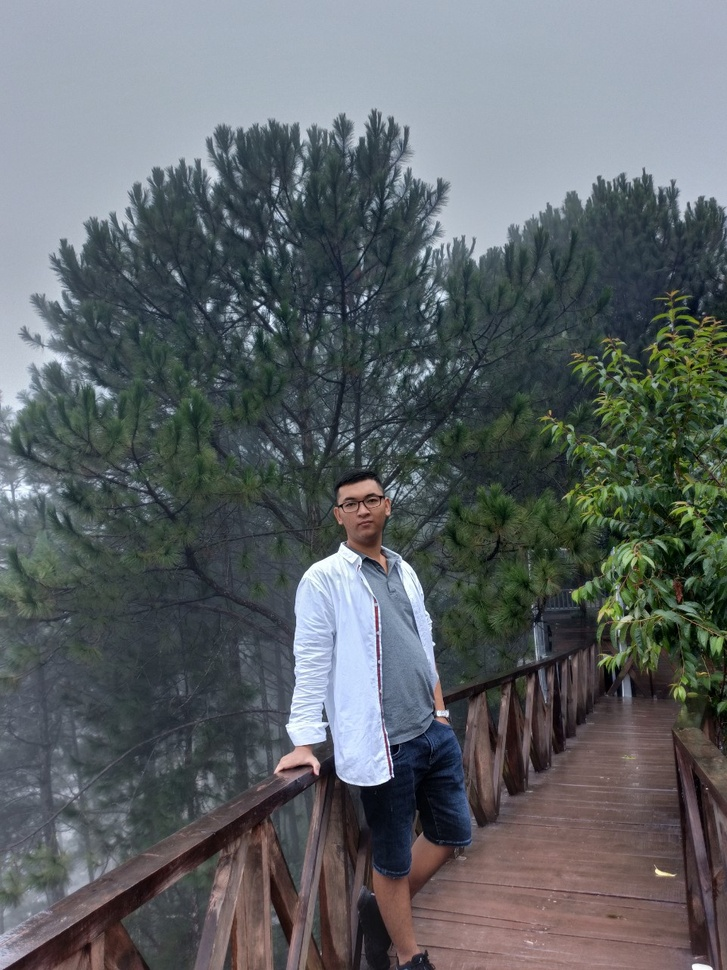
#> input picture Xử lý ảnh/pine.jpg, 727 x 970 px, shrunk from 960 x 1280 before the run
$ jupyter execute 22649011_NgoHongThong_XLA_Lab1.ipynb
#> lines starting #> are read from the running program, lines starting #| are printed output that depends on the picture
22649011 Ngô Hồng Thông

[cell 1]
import matplotlib.pyplot as plt
import numpy as np
import pandas as pd
import cv2

## 1 basic image

[cell 2]
# read img
img = plt.imread('pine.jpg')
#> img is the input picture: shape (970, 727, 3); mean R, G, B 94.2, 99.7, 102.6

[cell 3]
# show img
plt.imshow(img)

[cell 4]
# save img
plt.imsave('pineSave.png', img)

## 2 Type of image

[cell 5]
# get the shape of the image
height, width, _ = img.shape
#> height = 970; width = 727
print(f'height: {height}, width: {width}')
#| height: 970, width: 727

[cell 6]
# get the red, green, and blue channels
r = img[:, :, 0]
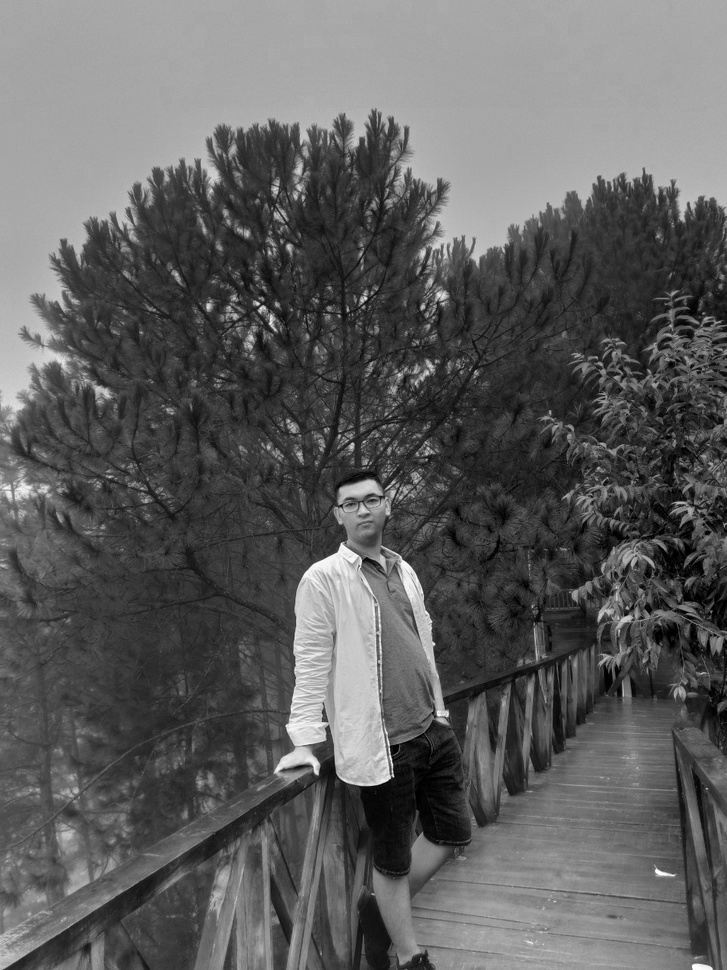
#> r: shape (970, 727); min 0, max 255, mean 94.2
g = img[:, :, 1]
b = img[:, :, 2]
print(f'r: {r.shape}, g: {g.shape}, b: {b.shape}')
#| r: (970, 727), g: (970, 727), b: (970, 727)

[cell 7]
# Binary and Grayscale Images
# convert to grayscale
gray = np.mean(img, axis=2)
print(f'gray: {gray.shape}')
#| gray: (970, 727)

[cell 8]
# color img
plt.imshow(gray, cmap='gray')

## 3 Color space

[cell 9]
# show RBG color channels in one plot
plt.figure()
plt.plot(r.flatten(), 'r', label='red')
plt.plot(g.flatten(), 'g', label='green')
plt.plot(b.flatten(), 'b', label='blue')
plt.legend()
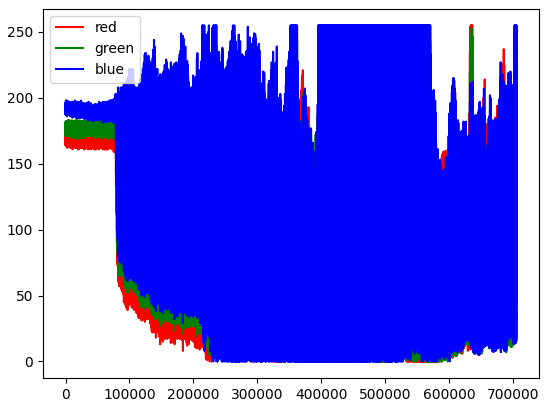
#> figure drawn by matplotlib, 1 panel; curve peaks at x = 517335, y = 255; curve peaks at x = 354781, y = 255; curve peaks at x = 214176, y = 255

[cell 10]
# HSV Images

image_rgb = cv2.cvtColor(img, cv2.COLOR_BGR2RGB)

# Convert the image from RGB to HSV
hsv = cv2.cvtColor(image_rgb, cv2.COLOR_RGB2HSV)
#> hsv: shape (970, 727, 3); mean H, S, V 44.7, 57.7, 109.7

# Split the HSV image into H, S, and V channels
h, s, v = cv2.split(hsv)
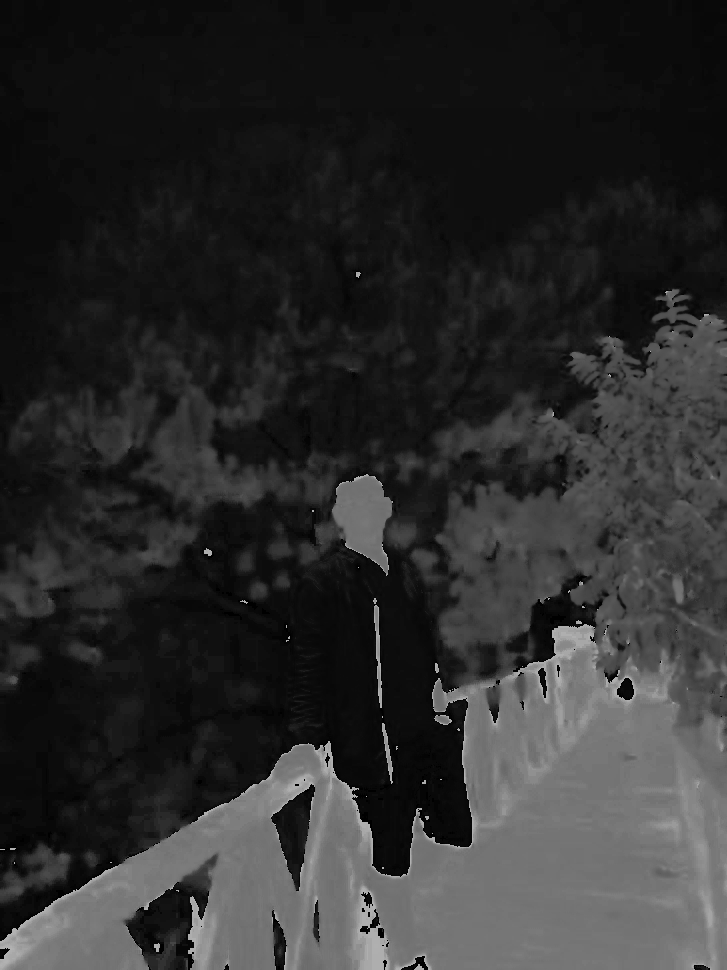
#> h: shape (970, 727); min 0, max 179, mean 44.7
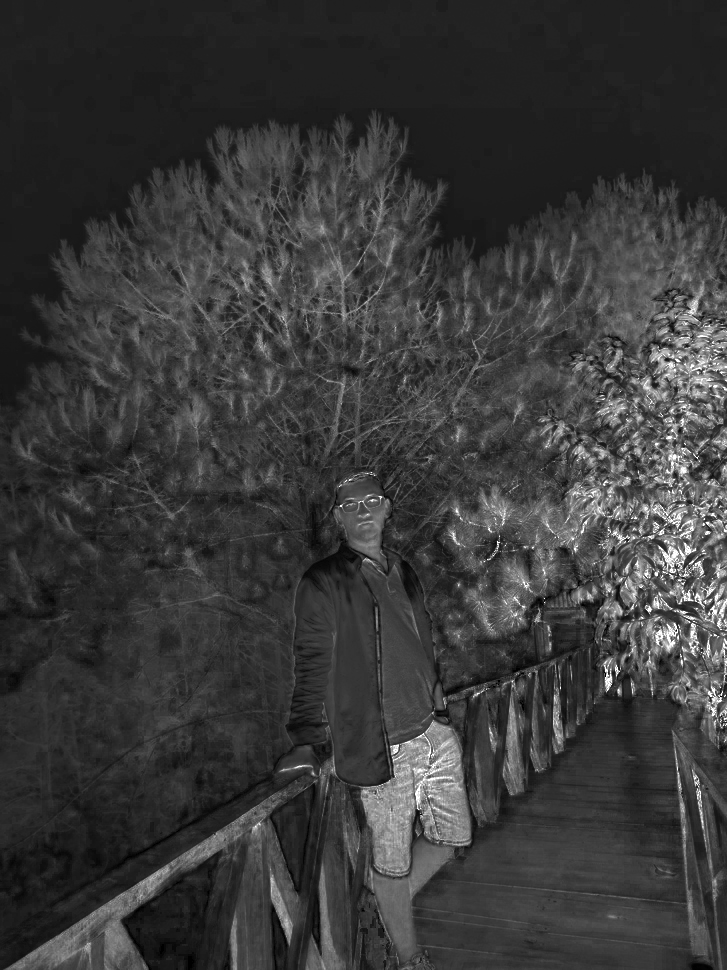
#> s: shape (970, 727); min 0, max 255, mean 57.7

# Plot the original image and the HSV channels
fig, axes = plt.subplots(1, 4, figsize=(20, 5))
axes[0].imshow(image_rgb)
axes[0].set_title("Original Image")
axes[0].axis('off')

axes[1].imshow(h, cmap='gray')
axes[1].set_title("Hue Channel")
axes[1].axis('off')

axes[2].imshow(s, cmap='gray')
axes[2].set_title("Saturation Channel")
axes[2].axis('off')

axes[3].imshow(v, cmap='gray')
axes[3].set_title("Value Channel")
axes[3].axis('off')

plt.show()
#> figure, not shown here; B, G, R data is drawn as R, G, B

[cell 11]
# Ycbcr images
# Convert the image from RGB to YCbCr
ycbcr = cv2.cvtColor(image_rgb, cv2.COLOR_RGB2YCrCb)
#> ycbcr: shape (970, 727, 3); mean of channels 0, 1, 2 99.8, 130, 124.8

# Split the YCbCr image into Y, Cb, and Cr channels
y, cb, cr = cv2.split(ycbcr)
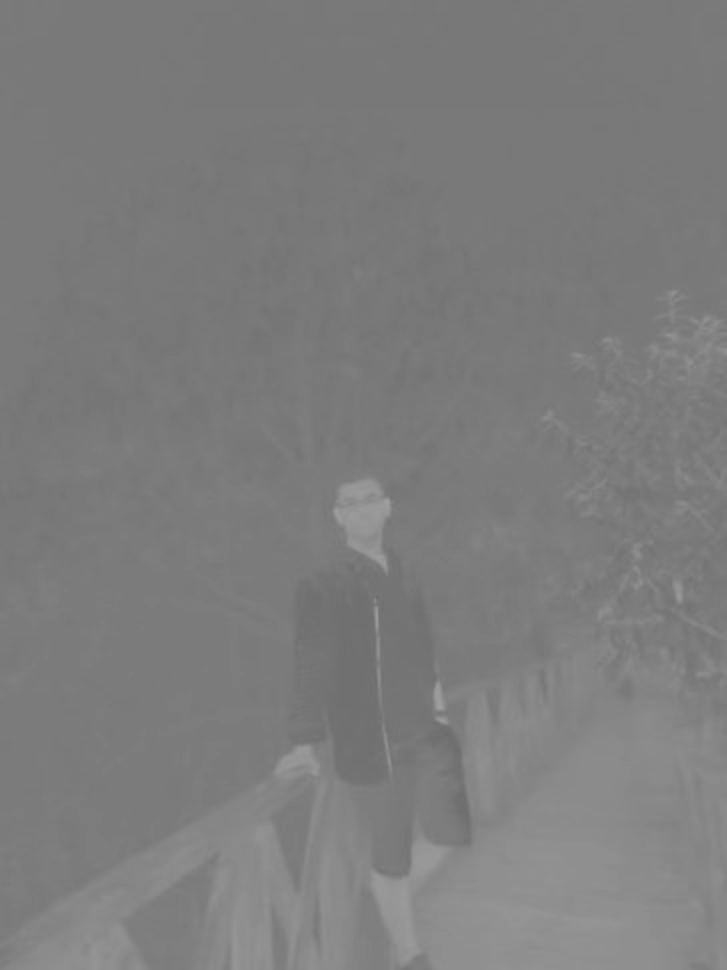
#> cr: shape (970, 727); min 107, max 161, mean 124.8

# Plot the original image and the YCbCr channels
fig, axes = plt.subplots(1, 4, figsize=(20, 5))
axes[0].imshow(image_rgb)
axes[0].set_title("Original Image")
axes[0].axis('off')

axes[1].imshow(y, cmap='gray')
axes[1].set_title("Y Channel")
axes[1].axis('off')

axes[2].imshow(cb, cmap='gray')
axes[2].set_title("Cb Channel")
axes[2].axis('off')

axes[3].imshow(cr, cmap='gray')
axes[3].set_title("Cr Channel")
axes[3].axis('off')

plt.show()
#> figure, not shown here; B, G, R data is drawn as R, G, B

## 4 Image histogram

[cell 12]
# Histograms equalization
# Convert the image to grayscale
gray = cv2.cvtColor(image_rgb, cv2.COLOR_RGB2GRAY)

# Apply histogram equalization
equalized = cv2.equalizeHist(gray)
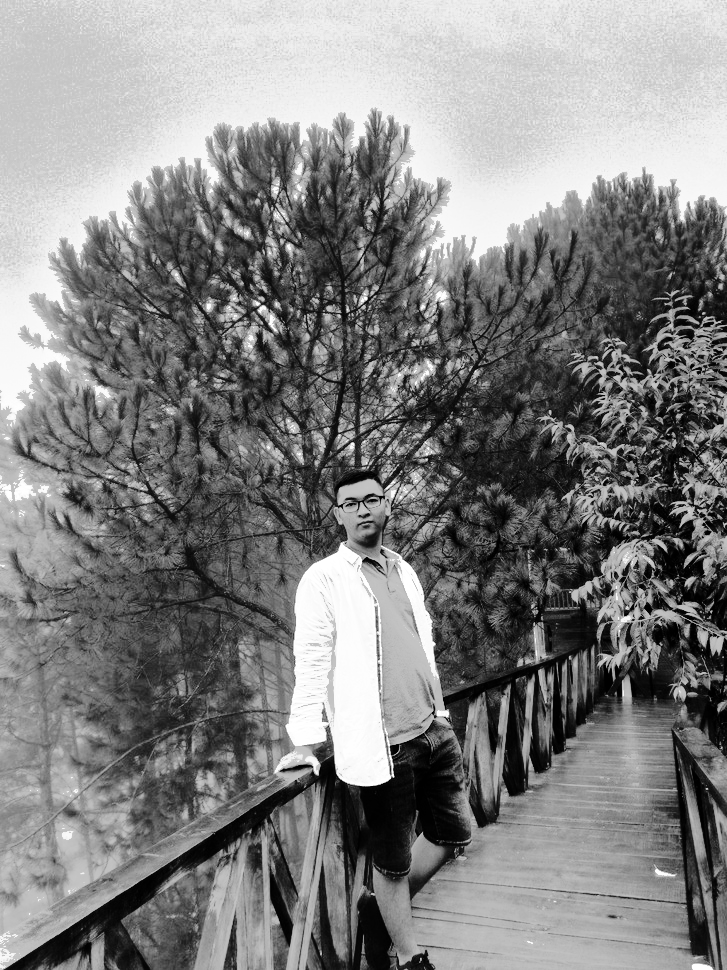
#> equalized: shape (970, 727); min 0, max 255, mean 128.7

# Plot the original and equalized images
fig, axes = plt.subplots(1, 2, figsize=(15, 5))
axes[0].imshow(gray, cmap='gray')
axes[0].set_title("Original Image")
axes[0].axis('off')

axes[1].imshow(equalized, cmap='gray')
axes[1].set_title("Equalized Image")
axes[1].axis('off')

plt.show()

[cell 13]
# Contrast limited adaptive histogram equalization (CLAHE)
# Create a CLAHE object
clahe = cv2.createCLAHE(clipLimit=2.0, tileGridSize=(8, 8))

# Apply CLAHE
clahe_img = clahe.apply(gray)
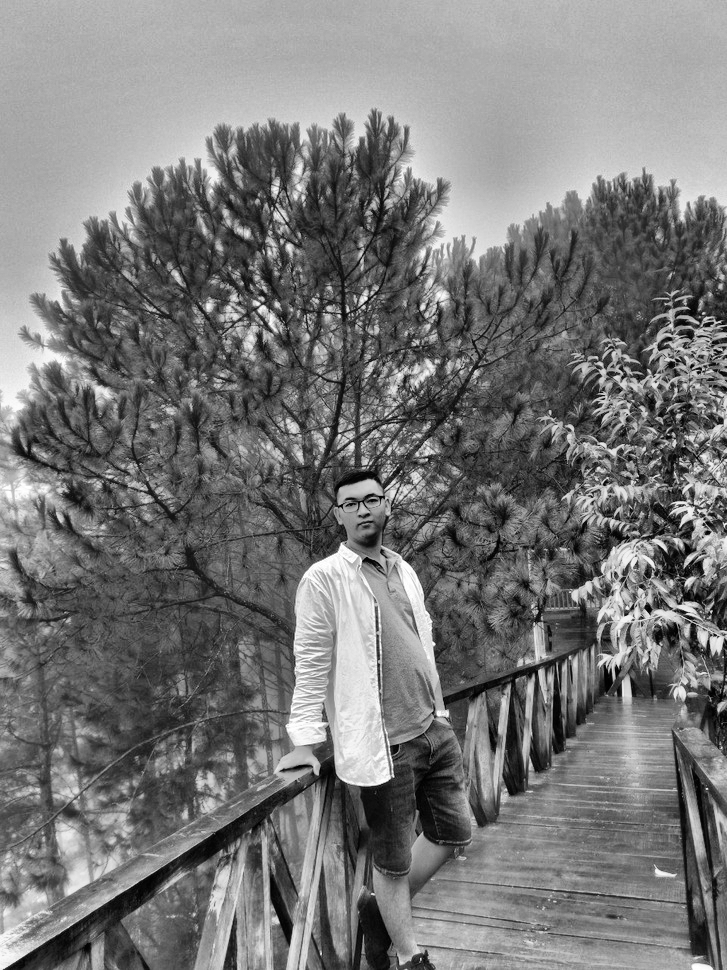
#> clahe_img: shape (970, 727); min 0, max 255, mean 119.7

# Plot the original and CLAHE images
fig, axes = plt.subplots(1, 2, figsize=(15, 5))
axes[0].imshow(gray, cmap='gray')
axes[0].set_title("Original Image")
axes[0].axis('off')

axes[1].imshow(clahe_img, cmap='gray')
axes[1].set_title("CLAHE Image")
axes[1].axis('off')

plt.show()

$ run again, with Xử lý ảnh/1.jpg copied over Xử lý ảnh/pine.jpg
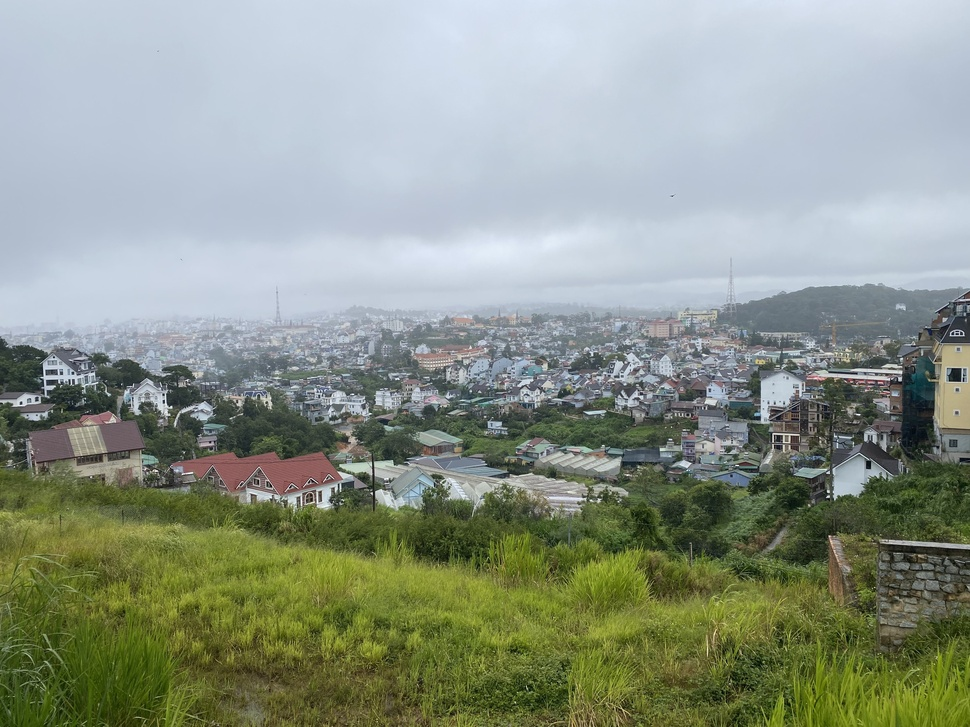
#> input picture Xử lý ảnh/1.jpg, 970 x 727 px, shrunk from 2568 x 1926 before the run
#> img is the input picture: shape (727, 970, 3); mean R, G, B 141.6, 150.8, 137.8
#| height: 727, width: 970
#| r: (727, 970), g: (727, 970), b: (727, 970)
#| gray: (727, 970)
#> hsv: shape (727, 970, 3); mean H, S, V 45.6, 69.6, 158.4
#> ycbcr: shape (727, 970, 3); mean of channels 0, 1, 2 145.8, 122.3, 125.7
#> `equalized = cv2.equalizeHist(gray)`:
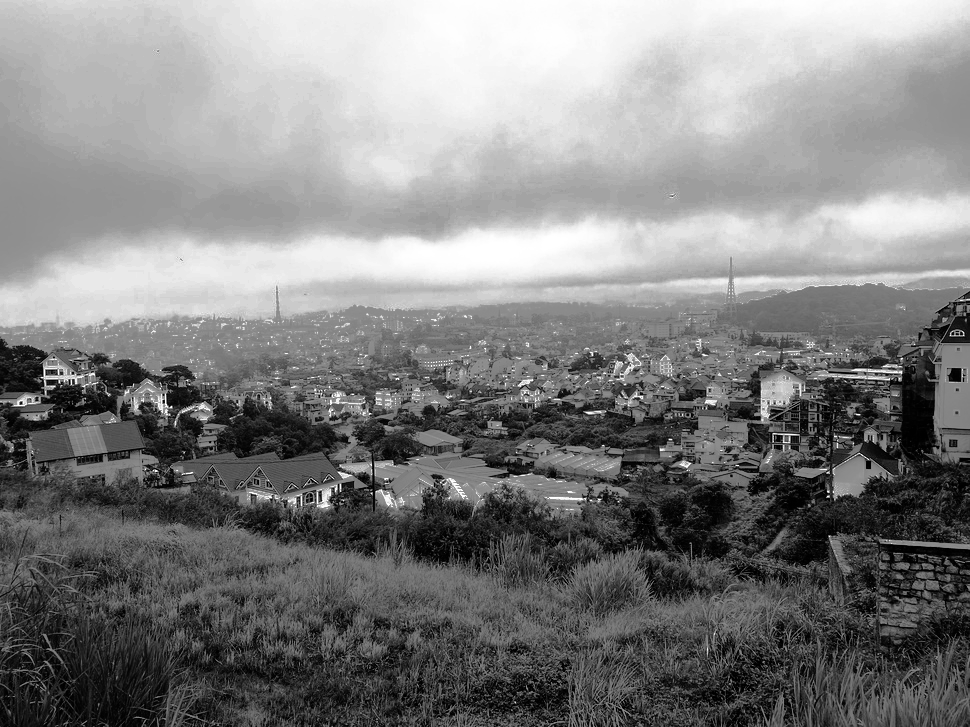
#> equalized: shape (727, 970); min 0, max 255, mean 128.7
#> `clahe_img = clahe.apply(gray)`:
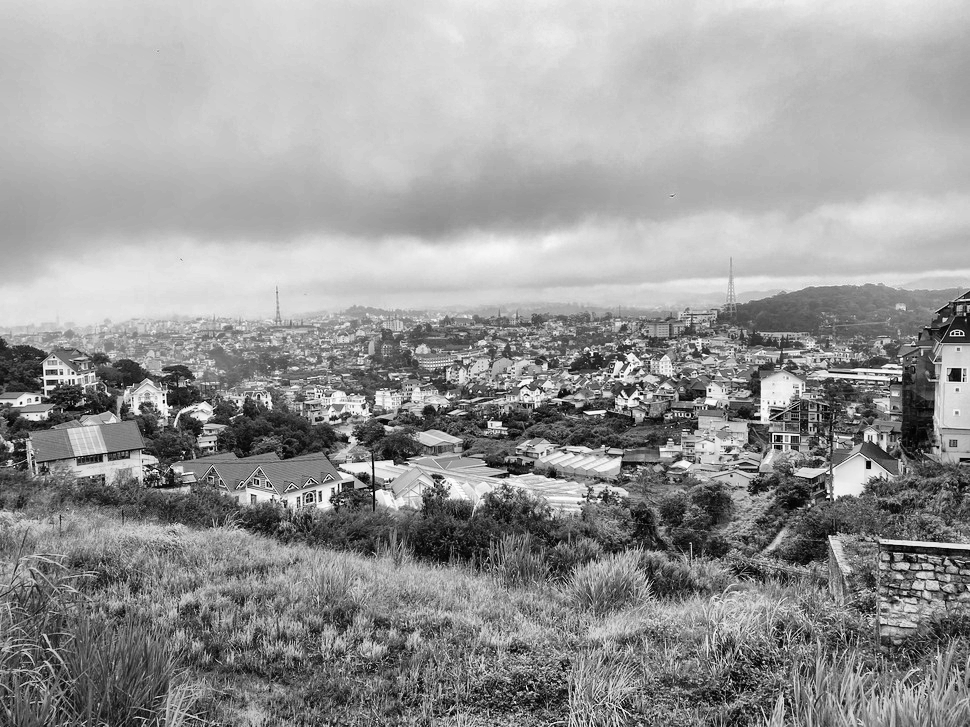
#> clahe_img: shape (727, 970); min 0, max 255, mean 151.8
